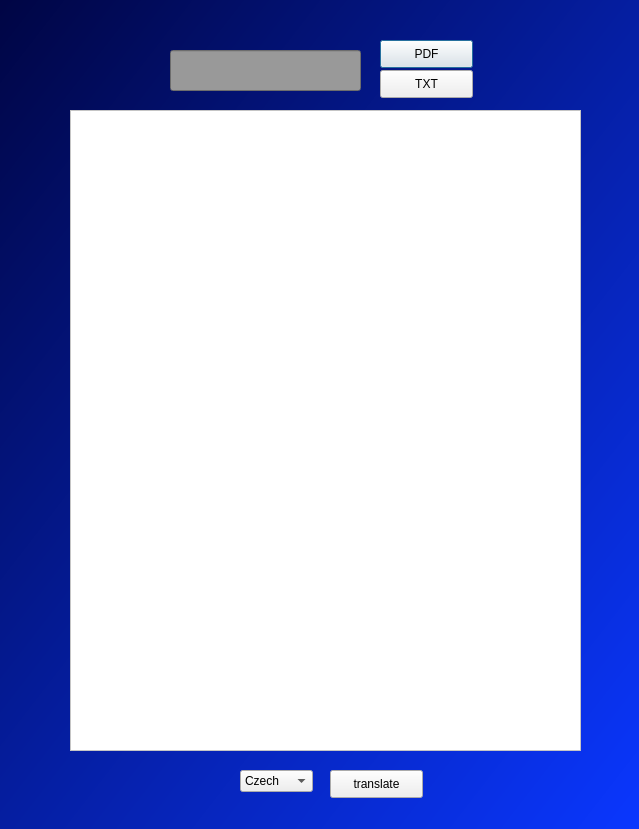
<?xml version="1.0" encoding="UTF-8"?>
<ui version="4.0">
 <class>article_view_dialog</class>
 <widget class="QDialog" name="article_view_dialog">
  <property name="geometry">
   <rect>
    <x>0</x>
    <y>0</y>
    <width>639</width>
    <height>829</height>
   </rect>
  </property>
  <property name="windowTitle">
   <string>Dialog</string>
  </property>
  <property name="styleSheet">
   <string notr="true">QWidget#article_view_dialog{
background-color:qlineargradient(spread:pad, x1:0, y1:0, x2:1, y2:1, stop:0 rgba(0, 5, 68, 255), stop:1 rgba(10, 55, 255, 255));}</string>
  </property>
  <widget class="QTextEdit" name="article_text">
   <property name="geometry">
    <rect>
     <x>70</x>
     <y>110</y>
     <width>511</width>
     <height>641</height>
    </rect>
   </property>
   <property name="styleSheet">
    <string notr="true">background-color: rgb(255, 255, 255);
font: 12pt &quot;Times New Roman&quot;;</string>
   </property>
  </widget>
  <widget class="QPushButton" name="pdf_export">
   <property name="geometry">
    <rect>
     <x>380</x>
     <y>40</y>
     <width>93</width>
     <height>28</height>
    </rect>
   </property>
   <property name="text">
    <string>PDF</string>
   </property>
  </widget>
  <widget class="QPushButton" name="txt_export">
   <property name="geometry">
    <rect>
     <x>380</x>
     <y>70</y>
     <width>93</width>
     <height>28</height>
    </rect>
   </property>
   <property name="text">
    <string>TXT</string>
   </property>
  </widget>
  <widget class="QLineEdit" name="filename_input">
   <property name="geometry">
    <rect>
     <x>170</x>
     <y>50</y>
     <width>191</width>
     <height>41</height>
    </rect>
   </property>
   <property name="styleSheet">
    <string notr="true">background-color: rgb(153, 153, 153);
font: 12pt &quot;Arial&quot;;</string>
   </property>
  </widget>
  <widget class="QPushButton" name="translate_button">
   <property name="geometry">
    <rect>
     <x>330</x>
     <y>770</y>
     <width>93</width>
     <height>28</height>
    </rect>
   </property>
   <property name="text">
    <string>translate</string>
   </property>
  </widget>
  <widget class="QComboBox" name="comboBox">
   <property name="geometry">
    <rect>
     <x>240</x>
     <y>770</y>
     <width>73</width>
     <height>22</height>
    </rect>
   </property>
   <item>
    <property name="text">
     <string>Czech</string>
    </property>
   </item>
   <item>
    <property name="text">
     <string>Dutch</string>
    </property>
   </item>
   <item>
    <property name="text">
     <string>English</string>
    </property>
   </item>
   <item>
    <property name="text">
     <string>French</string>
    </property>
   </item>
   <item>
    <property name="text">
     <string>German</string>
    </property>
   </item>
   <item>
    <property name="text">
     <string>Italian</string>
    </property>
   </item>
   <item>
    <property name="text">
     <string>Polish</string>
    </property>
   </item>
   <item>
    <property name="text">
     <string>Portuguese</string>
    </property>
   </item>
   <item>
    <property name="text">
     <string>Spanish</string>
    </property>
   </item>
  </widget>
 </widget>
 <resources/>
 <connections/>
</ui>
